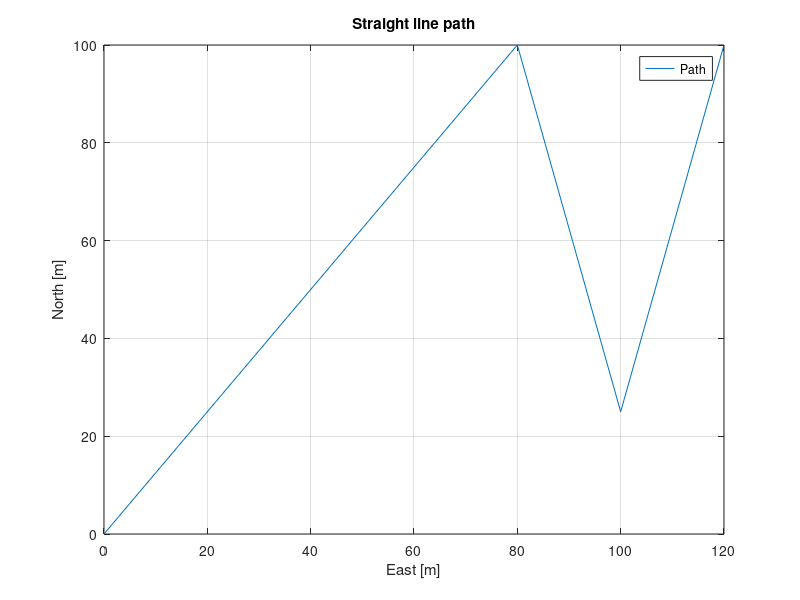
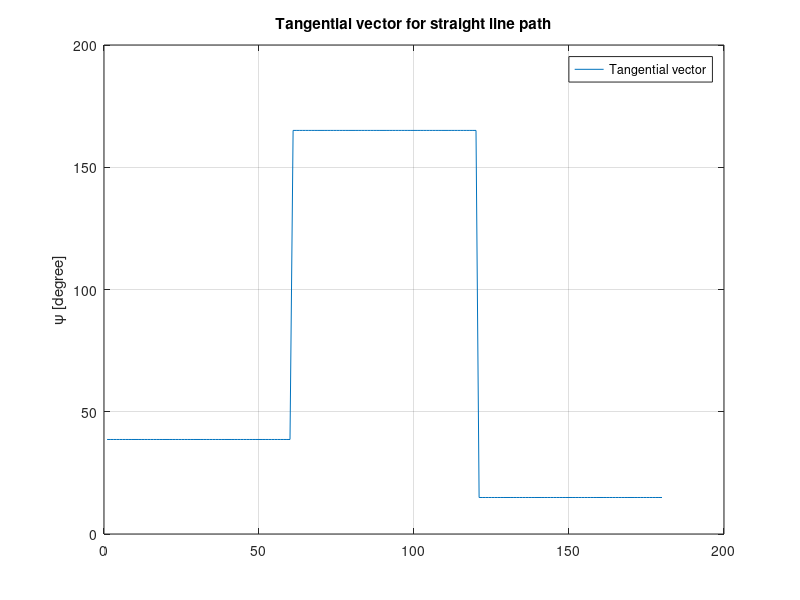

Reproduce these figures in MATLAB, in order. (Note: this script raises an error after producing the figures.)
close all; clear all;


%% Defining WP
WP1 = [0 0]';
WP3 = [25 100]';
WP4 = [100 120]';
WP2 = [100 80]';

WP = [WP1 WP2 WP3 WP4];

%% Calculate the tangential vector

ax1 = WP2(1,1);
ay1 = WP2(2,1);
psi1 = atan2(ay1,ax1);

ax2 = WP3(1,1)-WP2(1,1);
ay2 = WP3(2,1)-WP2(2,1);
psi2 = atan2(ay2,ax2);

ax3 = WP4(1,1)-WP3(1,1);
ay3 = WP4(2,1)-WP3(2,1);
psi3 = atan2(ay3,ax3);

psi = [psi1*180/pi*ones(1,60) psi2*180/pi*ones(1,60) psi3*180/pi*ones(1,60)];

%% Ploting
figure(1)
plot(WP(2,:),WP(1,:))
grid on;
xlabel('East [m]');
ylabel('North [m]');
title('Straight line path');
legend('Path');

figure(2)
plot(psi);
grid on;
title('Tangential vector for straight line path');
% xlabel('Current way-point');
ylabel('\psi [degree]');
legend('Tangential vector');
% set(gca, 'XTick', [1 2 3 4 5 6 7 8 9 10]);
ax = gca;
ax.XTick = []
ax.XTickLabel = {'1','2','3'}